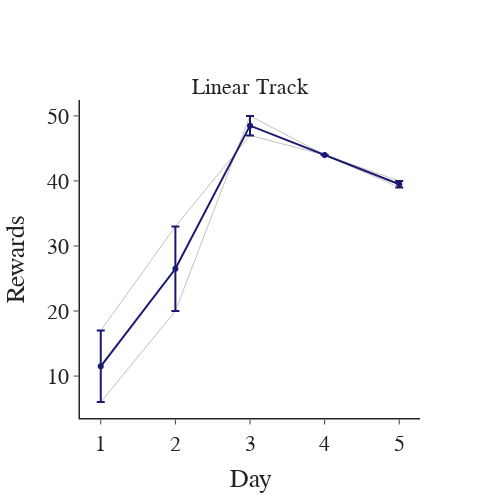

Notebook code cell kept with this figure:
### Code cell
## Plot rewards across days on linear track
fig = pf.plot_behavior_across_days(lin_df, x_var='day', y_var='rewards', groupby_var=['day'], plot_transitions=None,
                                   marker_color=subject_color, avg_color=avg_color, expert_line=False, chance=False,
                                   x_title='Day', y_title='Rewards', titles=['Linear Track'], height=500, width=500)
fig.show()
fig.write_image(pjoin(fig_path, 'linear_track_rewards.png'))

### Figure 1 — Plotly figure (JSON) as saved in the notebook; plotly's stock layout.template omitted (floating-point values rounded to 4 significant figures)
{"data": [{"line": {"color": "darkgrey", "width": 1}, "mode": "lines", "name": "mc42", "opacity": 0.7, "showlegend": false, "type": "scatter", "x": [1, 2, 3, 4, 5], "y": [17, 33, 47, 44, 40]}, {"line": {"color": "darkgrey", "width": 1}, "mode": "lines", "name": "mc43", "opacity": 0.7, "showlegend": false, "type": "scatter", "x": [1, 2, 3, 4, 5], "y": [6, 20, 50, 44, 39]}, {"error_y": {"array": [5.5, 6.5, 1.5, 0, 0.5], "type": "data"}, "line": {"color": "midnightblue"}, "mode": "lines+markers", "showlegend": false, "type": "scatter", "x": [1, 2, 3, 4, 5], "y": [11.5, 26.5, 48.5, 44, 39.5]}], "layout": {"annotations": [{"font": {"size": 22}, "showarrow": false, "text": "Linear Track", "x": 0.5, "xanchor": "center", "xref": "paper", "y": 1, "yanchor": "bottom", "yref": "paper"}], "font": {"family": "Arial", "size": 22}, "height": 500, "title": {"x": 0.5, "xanchor": "center", "y": 0.9, "yanchor": "top"}, "width": 500, "xaxis": {"anchor": "y", "domain": [0, 1], "linewidth": 1.5, "title": {"text": "Day"}}, "yaxis": {"anchor": "x", "domain": [0, 1], "linewidth": 1.5, "title": {"text": "Rewards"}}}}
